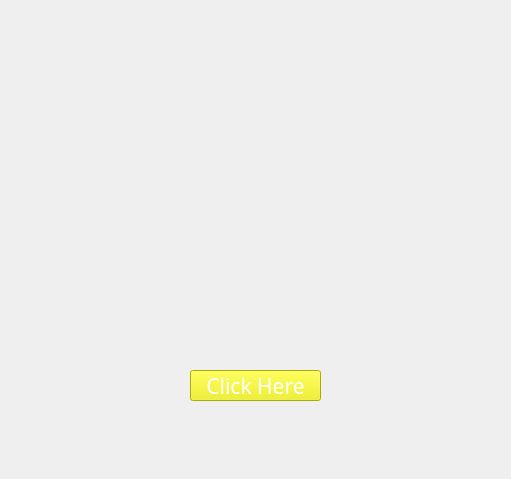
<?xml version="1.0" encoding="UTF-8"?>
<ui version="4.0">
 <class>Form</class>
 <widget class="QWidget" name="Form">
  <property name="geometry">
   <rect>
    <x>0</x>
    <y>0</y>
    <width>511</width>
    <height>479</height>
   </rect>
  </property>
  <property name="minimumSize">
   <size>
    <width>511</width>
    <height>479</height>
   </size>
  </property>
  <property name="maximumSize">
   <size>
    <width>511</width>
    <height>479</height>
   </size>
  </property>
  <property name="windowTitle">
   <string>Form</string>
  </property>
  <property name="styleSheet">
   <string notr="true">background-image: url(:/newIcon/icon.jpg);</string>
  </property>
  <widget class="QPushButton" name="pushButton">
   <property name="geometry">
    <rect>
     <x>190</x>
     <y>370</y>
     <width>131</width>
     <height>31</height>
    </rect>
   </property>
   <property name="font">
    <font>
     <family>Tw Cen MT</family>
     <pointsize>16</pointsize>
     <weight>9</weight>
     <italic>false</italic>
     <bold>false</bold>
    </font>
   </property>
   <property name="autoFillBackground">
    <bool>false</bool>
   </property>
   <property name="styleSheet">
    <string notr="true">background-color: rgb(240, 240, 0);
font: 75 16pt &quot;Tw Cen MT&quot;;
color: rgb(255, 255, 255);
</string>
   </property>
   <property name="text">
    <string>Click Here</string>
   </property>
   <property name="autoDefault">
    <bool>false</bool>
   </property>
   <property name="default">
    <bool>false</bool>
   </property>
   <property name="flat">
    <bool>false</bool>
   </property>
  </widget>
 </widget>
 <resources>
  <include location="icon.qrc"/>
 </resources>
 <connections/>
</ui>
